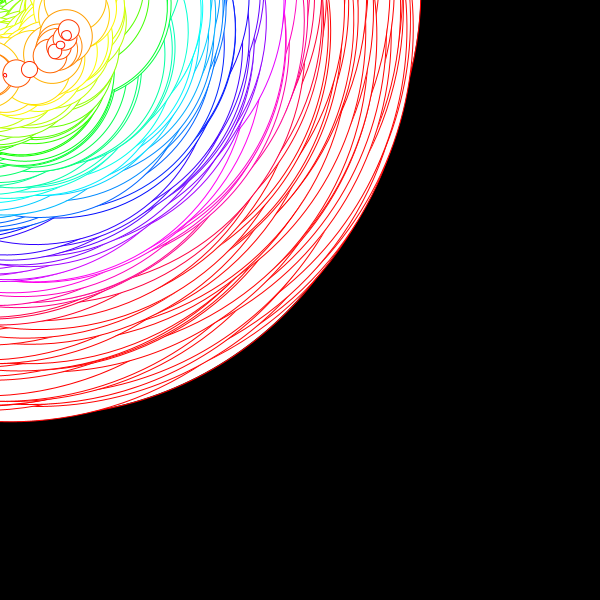
Frame 1 (no input)
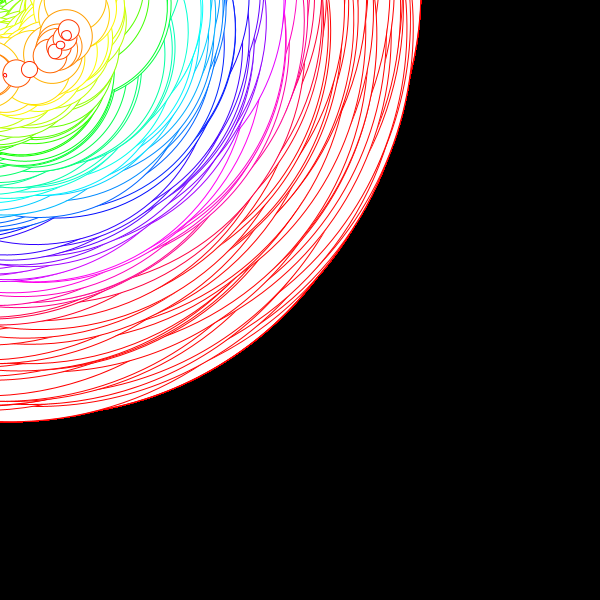
Frame 60 (the mouse pressed at the canvas centre just before this capture)
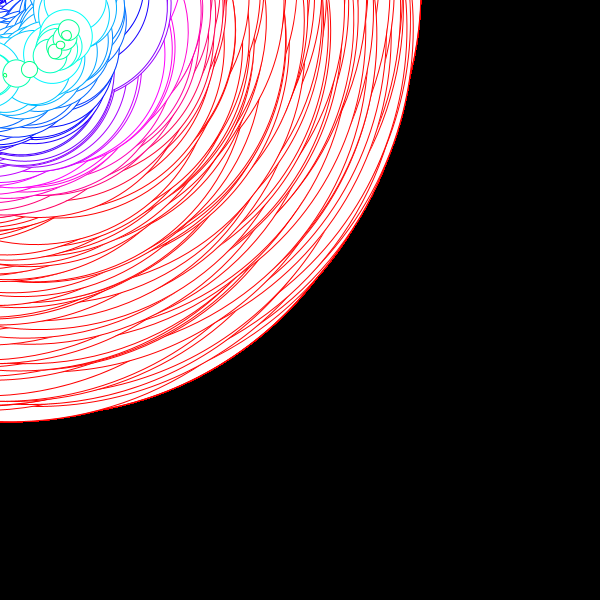
Frame 120 (the mouse held since frame 60 and released just before this capture)

The Processing sketch that drew these frames (run headless with seeded random() and noise(); from frame 60 on, the mouse is pressed at the canvas centre):

// Processing sketch: processing_185637
// ── processing_185637.pde

void setup() {
size(600,600);
background(0);
colorMode(HSB);
}
void draw() {

for(int i =700; i>0; i--){
   stroke((i/2)+(mouseY/3),255,255);
   ellipse(38,65,i,i);
   rotate(i);
   }
  }
